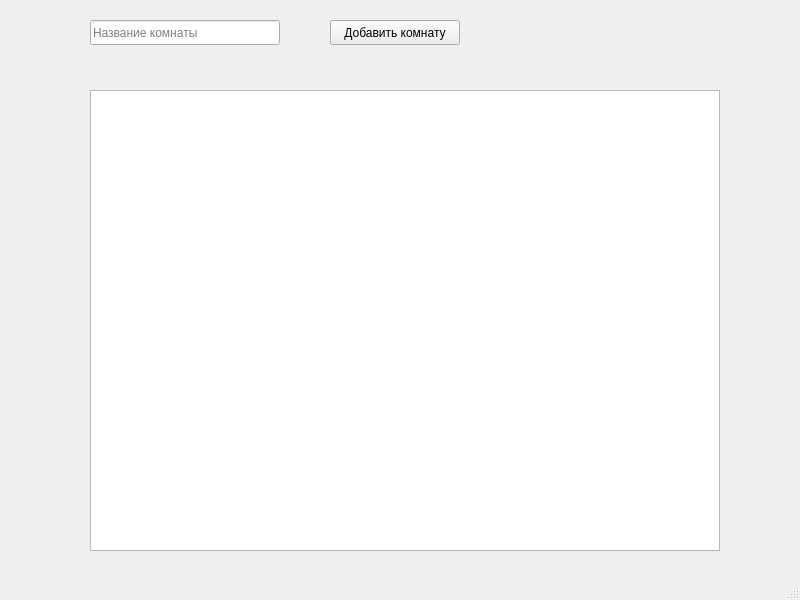
<?xml version="1.0" encoding="UTF-8"?>
<ui version="4.0">
 <class>RoomsList</class>
 <widget class="QMainWindow" name="RoomsList">
  <property name="geometry">
   <rect>
    <x>0</x>
    <y>0</y>
    <width>800</width>
    <height>600</height>
   </rect>
  </property>
  <property name="windowTitle">
   <string>MainWindow</string>
  </property>
  <widget class="QWidget" name="centralwidget">
   <widget class="QLineEdit" name="newRoomLineEdit">
    <property name="geometry">
     <rect>
      <x>90</x>
      <y>20</y>
      <width>190</width>
      <height>25</height>
     </rect>
    </property>
    <property name="placeholderText">
     <string>Название комнаты</string>
    </property>
   </widget>
   <widget class="QPushButton" name="newRoomPushButton">
    <property name="geometry">
     <rect>
      <x>330</x>
      <y>20</y>
      <width>130</width>
      <height>25</height>
     </rect>
    </property>
    <property name="text">
     <string>Добавить комнату</string>
    </property>
   </widget>
   <widget class="QListWidget" name="roomsListWidget">
    <property name="geometry">
     <rect>
      <x>90</x>
      <y>90</y>
      <width>630</width>
      <height>461</height>
     </rect>
    </property>
   </widget>
  </widget>
  <widget class="QMenuBar" name="menubar">
   <property name="geometry">
    <rect>
     <x>0</x>
     <y>0</y>
     <width>800</width>
     <height>20</height>
    </rect>
   </property>
  </widget>
  <widget class="QStatusBar" name="statusbar"/>
 </widget>
 <resources/>
 <connections/>
</ui>
